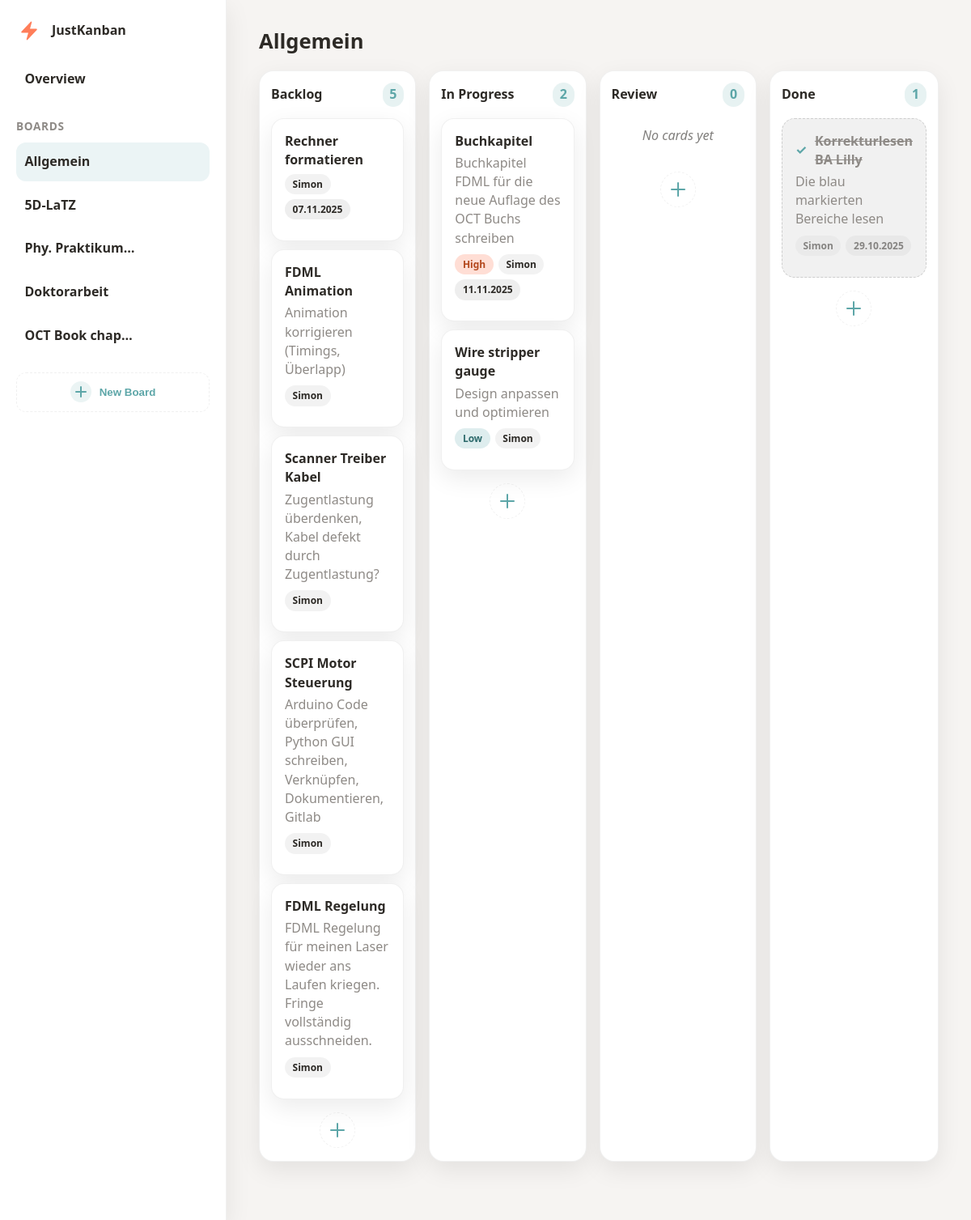
The app's page /boards/ with its own data.
### board/models.py (models this page shows, shortened)
class Board(models.Model):
    name = models.CharField(max_length=150, unique=True)
    created_at = models.DateTimeField(auto_now_add=True)
    class Meta:
        ordering = ["created_at", "id"]

class Column(models.Model):
    board = models.ForeignKey(Board, on_delete=models.CASCADE, related_name="columns")
    name = models.CharField(max_length=100)
    order = models.PositiveIntegerField(default=0)
    class Meta:
        ordering = ["order"]

class Card(models.Model):
    PRIORITY_LOW = "low"
    PRIORITY_MEDIUM = "medium"
    PRIORITY_HIGH = "high"
    PRIORITY_CHOICES = [
        (PRIORITY_LOW, "Low"),
        (PRIORITY_MEDIUM, "Medium"),
        (PRIORITY_HIGH, "High"),
    ]
    title = models.CharField(max_length=200)
    description = models.TextField(blank=True)
    priority = models.CharField(
        max_length=10, choices=PRIORITY_CHOICES, blank=True, null=True
    )
    due_date = models.DateField(blank=True, null=True)
    assignee = models.CharField(max_length=100, blank=True)
    column = models.ForeignKey(Column, on_delete=models.CASCADE, related_name="cards")
    order = models.PositiveIntegerField(default=0)
    created_at = models.DateTimeField(auto_now_add=True)
    class Meta:
        ordering = ["order", "created_at"]

### board/views.py (the view)
# urls.py: path("boards/", views.board_view, name="board"),
def board_view(request, board_id=None):
    default_board = _ensure_default_board()
    boards = list(Board.objects.order_by("created_at", "id"))
    active_board = None
    requested_id = board_id
    if requested_id is None:
        requested_id = request.GET.get("board")
    if requested_id is not None:
        try:
            requested_id = int(requested_id)
        except (TypeError, ValueError):
            requested_id = None
    if requested_id is not None:
        active_board = next((board for board in boards if board.id == requested_id), None)
    if active_board is None:
        active_board = default_board
    columns = (
        active_board.columns.prefetch_related("cards").all()
        if active_board
        else Column.objects.none()
    )
    return render(
        request,
        "board/board.html",
        {
            "boards": boards,
            "active_board": active_board,
            "columns": columns,
            "active_page": "board",
        },
    )

### board/views.py (called while the page is built)
def _ensure_default_board() -> Board:
    board = Board.objects.order_by("created_at", "id").first()
    if board:
        return board
    with transaction.atomic():
        board = Board.objects.create(name="Mein Board")
        _create_default_columns(board)
    return board

### board/templates/board/board.html (shortened to what this page needs)
{% extends "board/base.html" %}
{% block content %}
<div class="board-screen">
  {% if active_board %}
    <h1 class="board-screen__title">{{ active_board.name }}</h1>
  {% endif %}
  <div class="board">
  {% for col in columns %}
    <section class="column" data-column-id="{{ col.id }}" data-column-slug="{{ col.name|slugify }}">
      <header class="column__header">
        <h2>{{ col.name }}</h2>
        <span class="pill">{{ col.cards.count }}</span>
      </header>
      <ul class="cardlist" data-column-id="{{ col.id }}">
        {% for card in col.cards.all %}
          <li
            class="card{% if col.name|slugify == 'done' %} card--done{% endif %}"
            draggable="true"
            data-card-id="{{ card.pk }}"
            data-card-column="{{ col.id }}"
            data-move-url="{% url 'card_move' card.pk %}"
          >
            <div class="card__title">{{ card.title }}</div>
            {% if card.description %}<p class="card__desc">{{ card.description }}</p>{% endif %}
            {% if card.priority or card.assignee or card.due_date %}
              <div class="card__meta">
                {% if card.priority %}
                  <span class="card__badge card__badge--priority card__badge--{{ card.priority }}">
                    {{ card.get_priority_display }}
                  </span>
                {% endif %}
                {% if card.assignee %}
                  <span class="card__badge card__badge--assignee">
                    {{ card.assignee }}
                  </span>
                {% endif %}
                {% if card.due_date %}
                  <span class="card__badge card__badge--due">
                    {{ card.due_date|date:"d.m.Y" }}
                  </span>
                {% endif %}
              </div>
            {% endif %}
          </li>
        {% empty %}
          <li class="empty">No cards yet</li>
        {% endfor %}
      </ul>
      <button
        type="button"
        class="icon-btn addcard-trigger"
        data-addcard-for="{{ col.id }}"
        aria-label="Add card to {{ col.name }}"
      >
      </button>
    </section>
  {% endfor %}
</div>
</div>
{% endblock %}

### board/templates/board/base.html (shortened to what this page needs)
{% load static %}
<!doctype html>
<html lang="en">
<head>
  <link rel="stylesheet" href="{% static 'board/styles.css' %}">
</head>
<body>
  <div class="app-shell" data-app-shell>
    <aside class="sidebar" data-sidebar>
      <div class="sidebar__header">
        <div class="sidebar__brand">
          <div class="logo" aria-hidden="true">
            <svg viewBox="0 0 24 24" role="presentation">
              <path
                fill="var(--accent)"
                stroke="var(--accent)"
                stroke-width="1.5"
                stroke-linecap="round"
                stroke-linejoin="round"
                d="m3.75 13.5 10.5-11.25L12 10.5h8.25L9.75 21.75 12 13.5H3.75Z"
              />
            </svg>
          </div>
          <span class="sidebar__title">JustKanban</span>
        </div>
      </div>
      <div class="sidebar__section">
        <nav class="sidebar__nav">
          <a
            class="sidebar__nav-link{% if active_page == 'overview' %} is-active{% endif %}"
            href="{% url 'overview' %}"
          >Overview</a>
        </nav>
      </div>
      <div class="sidebar__section sidebar__boards">
        <h2 class="sidebar__heading">Boards</h2>
        <ul class="sidebar__list">
          {% for board in boards %}
            <li class="sidebar__item{% if active_page == 'board' and active_board and board.id == active_board.id %} is-active{% endif %}" data-board-item>
              <a
                class="sidebar__link"
                href="{% url 'board_detail' board.id %}"
                {% if active_page == 'board' and active_board and board.id == active_board.id %}aria-current="page"{% endif %}
              >{{ board.name }}</a>
            </li>
          {% empty %}
            <li class="sidebar__empty">Noch keine Boards</li>
          {% endfor %}
        </ul>
        <button type="button" class="sidebar__create-btn sidebar__create-btn--inline" data-board-create>
          <span class="sidebar__create-icon" aria-hidden="true"></span>
          <span>New Board</span>
        </button>
      </div>
      <div
        class="sidebar__resizer"
        data-sidebar-resizer
        role="separator"
        aria-orientation="vertical"
        aria-label="Sidebar Breite anpassen"
        aria-valuemin="200"
        aria-valuemax="420"
        aria-valuenow="280"
      ></div>
    </aside>
    <div class="app-shell__body">
      <main class="container">
        {% block content %}{% endblock %}
      </main>
    </div>
  </div>
</body>
</html>

### records on screen
Board: name "Allgemein"
Board: name "5D-LaTZ"
Board: name "Phy. Praktikum…"
Board: name "Doktorarbeit"
Board: name "OCT Book chap…"
Column: name "Backlog", cards.count "5"
Card: title "Rechner formatieren", assignee "Simon", due_date "07.11.2025"
Card: title "FDML Animation", description "Animation korrigieren (Timings, Überlapp)", assignee "Simon"
Card: title "Scanner Treiber Kabel", description "Zugentlastung überdenken, Kabel defekt durch Zugentlastung?", assignee "Simon"
Card: title "SCPI Motor Steuerung", description "Arduino Code überprüfen, Python GUI schreiben, Verknüpfen, Dokumentieren, Gitlab", assignee "Simon"
Card: title "FDML Regelung", description "FDML Regelung für meinen Laser wieder ans Laufen kriegen. Fringe vollständig ausschneiden.", assignee "Simon"
Column: name "In Progress", cards.count "2"
Card: title "Buchkapitel", description "Buchkapitel FDML für die neue Auflage des OCT Buchs schreiben", priority "High", assignee "Simon", due_date "11.11.2025"
Card: title "Wire stripper gauge", description "Design anpassen und optimieren", priority "Low", assignee "Simon"
Column: name "Review", cards.count "0"
Column: name "Done", cards.count "1"
Card: title "Korrekturlesen BA Lilly", description "Die blau markierten Bereiche lesen", assignee "Simon", due_date "29.10.2025"
